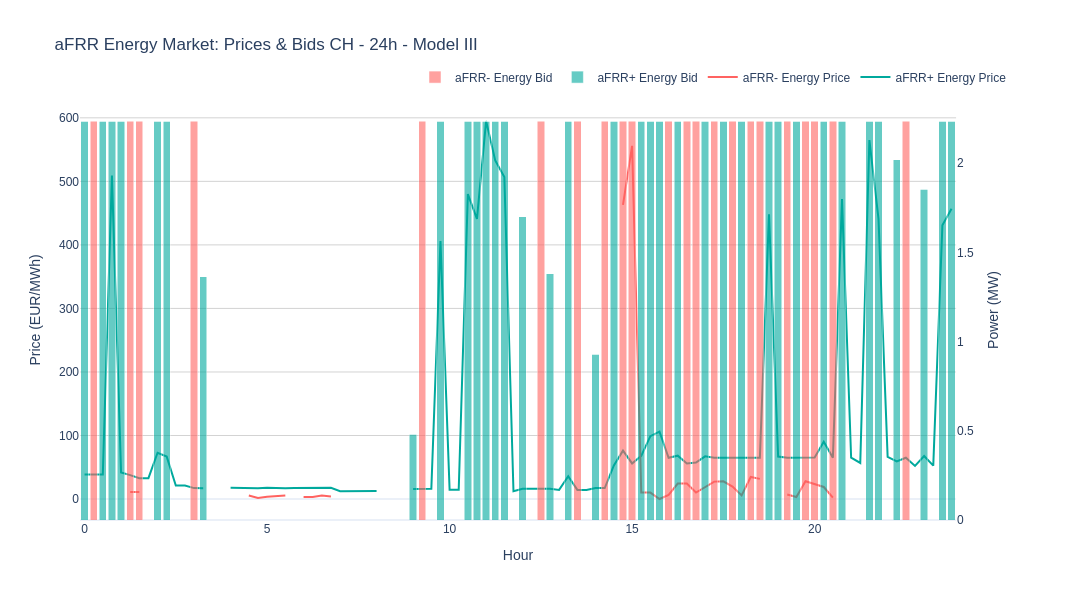

The cell this chart's notebook holds for it:
### Code cell
# Plot 2: aFRR Energy Market
print("\n[2/4] aFRR Energy Market...")
fig_afrr_e = plot_afrr_energy_market_price_bid(solution_df, title_suffix=title_suffix, use_timestamp=False)
# fig_afrr_e.write_html(str(plots_dir / "afrr_energy_market_price_bid.html"))
fig_afrr_e.show()
print("   ✅ Saved: afrr_energy_market_price_bid.html")
